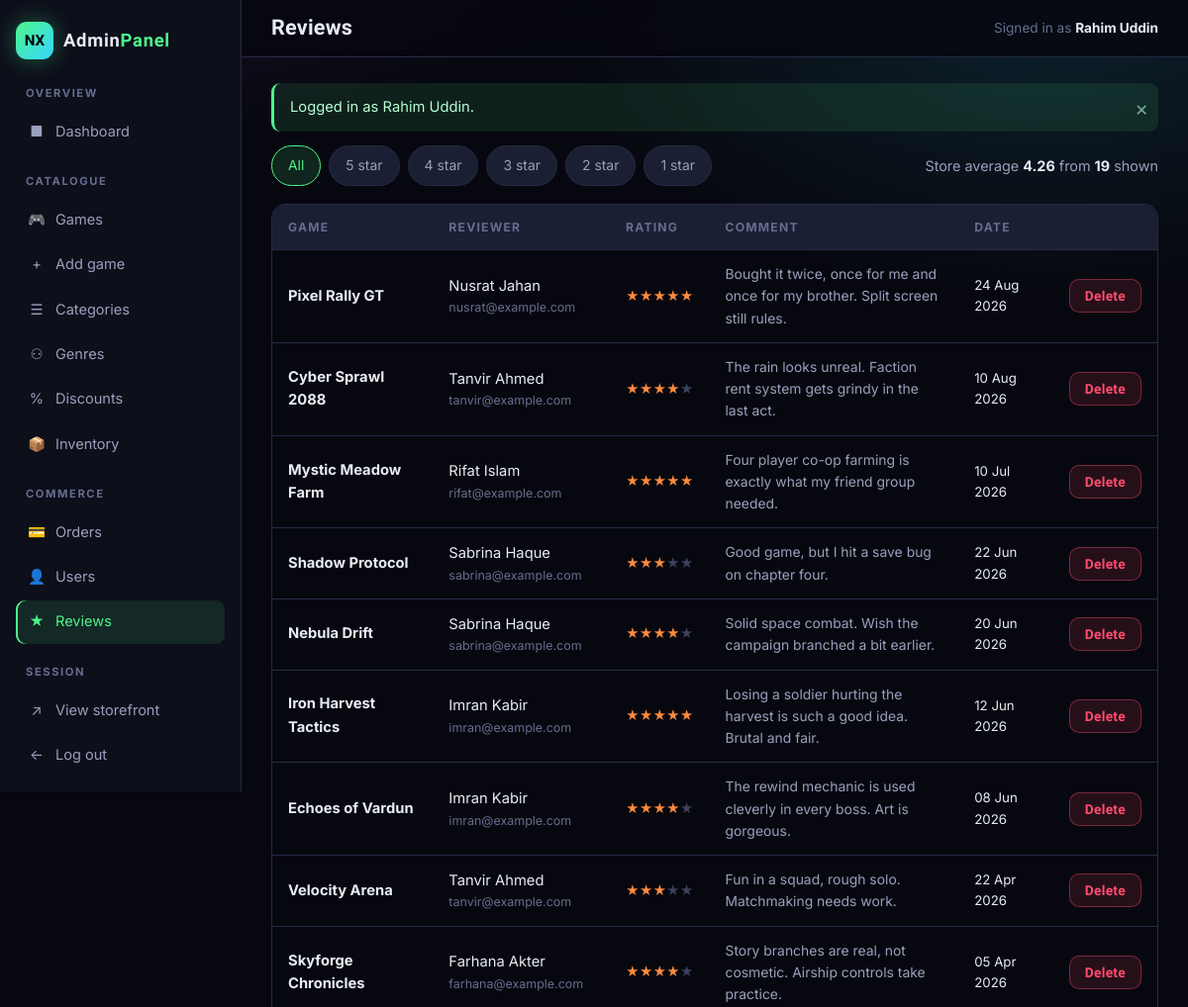
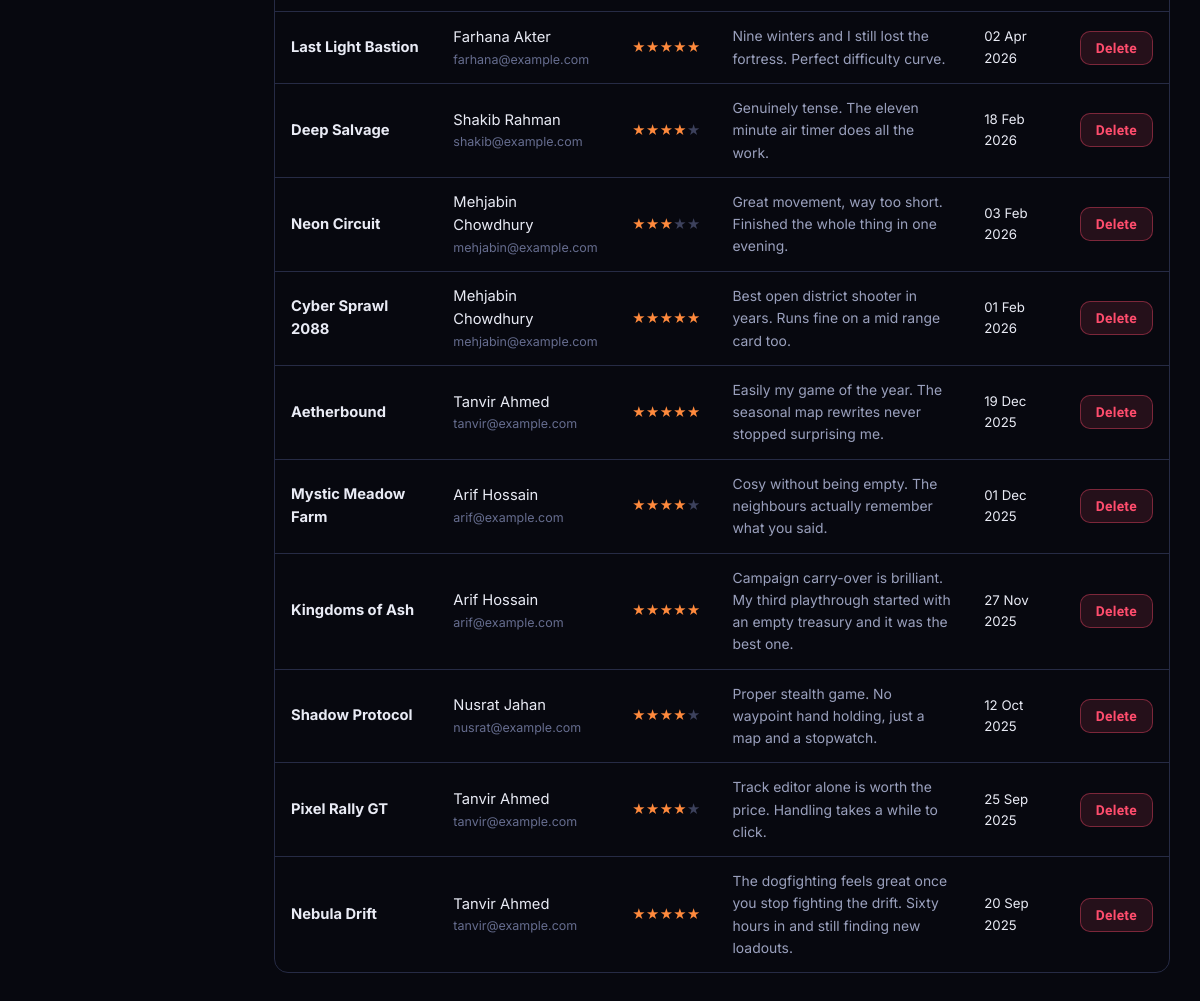
Screenshot of /admin/reviews.php (signed in) with the database file from the repository (2 pictures, top to bottom).
### tables this page shows
CREATE TABLE reviews (
    review_id   INT AUTO_INCREMENT PRIMARY KEY,
    user_id     INT NOT NULL,
    game_id     INT NOT NULL,
    rating      TINYINT NOT NULL,
    comment     TEXT DEFAULT NULL,
    review_date DATETIME NOT NULL DEFAULT CURRENT_TIMESTAMP,
    UNIQUE KEY uq_review (user_id, game_id),           
    CONSTRAINT fk_rev_user FOREIGN KEY (user_id) REFERENCES users(user_id) ON DELETE CASCADE ON UPDATE CASCADE,
    CONSTRAINT fk_rev_game FOREIGN KEY (game_id) REFERENCES games(game_id) ON DELETE CASCADE ON UPDATE CASCADE,
    CONSTRAINT chk_rev_rating CHECK (rating BETWEEN 1 AND 5)
);

CREATE TABLE games (
    game_id      INT AUTO_INCREMENT PRIMARY KEY,
    title        VARCHAR(150)   NOT NULL,
    description  TEXT           NOT NULL,
    developer_id INT            NOT NULL,
    publisher_id INT            NOT NULL,
    category_id  INT            DEFAULT NULL,
    release_date DATE           NOT NULL,
    price        DECIMAL(10,2)  NOT NULL,
    stock        INT            NOT NULL DEFAULT 0,
    cover_image  VARCHAR(255)   DEFAULT NULL,
    status       ENUM('active','inactive') NOT NULL DEFAULT 'active',
    created_at   TIMESTAMP      NOT NULL DEFAULT CURRENT_TIMESTAMP,
    CONSTRAINT fk_games_developer FOREIGN KEY (developer_id) REFERENCES developers(developer_id) ON UPDATE CASCADE,
    CONSTRAINT fk_games_publisher FOREIGN KEY (publisher_id) REFERENCES publishers(publisher_id) ON UPDATE CASCADE,
    CONSTRAINT fk_games_category  FOREIGN KEY (category_id)  REFERENCES categories(category_id) ON DELETE SET NULL ON UPDATE CASCADE,
    CONSTRAINT chk_games_price CHECK (price >= 0),
    CONSTRAINT chk_games_stock CHECK (stock >= 0)
);

CREATE TABLE users (
    user_id    INT AUTO_INCREMENT PRIMARY KEY,
    name       VARCHAR(100) NOT NULL,
    email      VARCHAR(120) NOT NULL UNIQUE,
    password   VARCHAR(255) NOT NULL,                
    phone      VARCHAR(20)  DEFAULT NULL,
    address    VARCHAR(255) DEFAULT NULL,
    role       ENUM('customer','admin') NOT NULL DEFAULT 'customer',
    status     ENUM('active','blocked') NOT NULL DEFAULT 'active',
    created_at TIMESTAMP NOT NULL DEFAULT CURRENT_TIMESTAMP,
    CONSTRAINT chk_users_email CHECK (email LIKE '%_@_%._%')
);

### admin/reviews.php (the view, shortened to what this page needs)
<?php
require_once __DIR__ . '/../backend/functions.php';
$minRating = (int)($_GET['rating'] ?? 0);
$sql = 'SELECT r.review_id, r.rating, r.comment, r.review_date,
               u.name AS reviewer, u.email, g.title, g.game_id
          FROM reviews r
          JOIN users u ON u.user_id = r.user_id
          JOIN games g ON g.game_id = r.game_id';
$params = [];
$sql .= ' ORDER BY r.review_date DESC';
$stmt = $pdo->prepare($sql);
$stmt->execute($params);
$reviews = $stmt->fetchAll();
$avg = $pdo->query('SELECT ROUND(AVG(rating),2) FROM reviews')->fetchColumn();
require __DIR__ . '/header.php';
?>
<div class="admin-toolbar">
  <div class="tab-row" style="margin:0">
    <a class="chip <?= $minRating === 0 ? 'active' : '' ?>" href="<?= url('admin/reviews.php') ?>">All</a>
    <?php for ($s = 5; $s >= 1; $s--): ?>
      <a class="chip <?= $minRating === $s ? 'active' : '' ?>" href="<?= url('admin/reviews.php?rating=' . $s) ?>"><?= $s ?> star</a>
    <?php endfor; ?>
  </div>
  <span class="result-count">Store average <strong><?= $avg ?: '0' ?></strong> from <strong><?= count($reviews) ?></strong> shown</span>
</div>
<div class="table-wrap">
  <table class="data">
    <thead><tr><th>Game</th><th>Reviewer</th><th>Rating</th><th>Comment</th><th>Date</th><th></th></tr></thead>
    <tbody>
    <?php foreach ($reviews as $r): ?>
      <tr>
        <td><a href="<?= url('game_details.php?id=' . (int)$r['game_id']) ?>"><strong><?= e($r['title']) ?></strong></a></td>
        <td>
          <?= e($r['reviewer']) ?>
          <div style="font-size:.78rem;color:var(--text-faint)"><?= e($r['email']) ?></div>
        </td>
        <td style="white-space:nowrap"><?= star_html($r['rating']) ?></td>
        <td style="color:var(--text-dim);font-size:.87rem;max-width:340px"><?= e($r['comment'] ?: 'No comment') ?></td>
        <td style="font-size:.83rem"><?= date('d M Y', strtotime($r['review_date'])) ?></td>
        <td>
          <form class="inline-form" method="post">
            <button class="btn btn-danger btn-sm" data-confirm="Delete this review permanently?">Delete</button>
          </form>
        </td>
      </tr>
    <?php endforeach; ?>
    </tbody>
  </table>
</div>
<?php require __DIR__ . '/footer.php'; ?>

### backend/functions.php (shortened to what this page needs)
<?php
function e($value) {
    return htmlspecialchars((string)$value, ENT_QUOTES, 'UTF-8');
}
function url($path = '') {
    return BASE_URL . ltrim($path, '/');
}
function star_html($rating) {
    $rating = (float)$rating;
    $out = '';
    for ($i = 1; $i <= 5; $i++) {
        $class = $i <= round($rating) ? 'star on' : 'star';
        $out .= '<span class="' . $class . '">&#9733;</span>';
    }
    return $out;
}

### css/style.css (style rules this page uses)
:root { --bg: #07080f; --bg-soft: #0d0f1a; --surface: #12142099; --surface-solid: #141727; --surface-2: #1b1f33; --line: #262b45; --text: #e9ebf5; --text-dim: #9aa0bd; --text-faint: #666d8f; --green: #4ef58a; --purple: #a855ff; --blue: #35d6ff; --orange: #ff8a3d; --red: #ff4d6d; --radius: 14px; --radius-sm: 9px; --shadow: 0 18px 45px rgba(0,0,0,.55); --ease: cubic-bezier(.22,.9,.3,1); --display: 'Chakra Petch', 'Segoe UI', system-ui, sans-serif; --body: 'Inter', 'Segoe UI', system-ui, -apple-system, sans-serif; }
* { margin: 0; padding: 0; box-sizing: border-box; }
html { scroll-behavior: smooth; }
body { font-family: var(--body); background: var(--bg); color: var(--text); line-height: 1.6; min-height: 100vh; display: flex; flex-direction: column; background-image: radial-gradient(900px 500px at 12% -8%, rgba(168,85,255,.16), transparent 60%), radial-gradient(800px 480px at 88% 0%, rgba(53,214,255,.12), transparent 62%); background-attachment: fixed; }
a { color: inherit; text-decoration: none; }
input, select, textarea, button { font-family: inherit; font-size: inherit; }
.btn { display: inline-flex; align-items: center; justify-content: center; gap: 8px; padding: 11px 22px; border: 1px solid transparent; border-radius: 10px; font-family: var(--display); font-weight: 600; font-size: .95rem; letter-spacing: .02em; cursor: pointer; text-align: center; transition: transform .18s var(--ease), box-shadow .22s var(--ease), background .2s var(--ease), border-color .2s var(--ease); }
.btn-sm { padding: 8px 15px; font-size: .86rem; }
.btn-danger { background: rgba(255,77,109,.12); border-color: rgba(255,77,109,.4); color: var(--red); }
.star { color: #3c415c; font-size: .82rem; }
.star.on { color: var(--orange); }
.chip { padding: 8px 16px; border-radius: 999px; font-size: .87rem; background: var(--surface-2); border: 1px solid var(--line); color: var(--text-dim); transition: .2s var(--ease); }
.chip.active { background: rgba(78,245,138,.12); border-color: var(--green); color: var(--green); }
.result-count { font-size: .9rem; color: var(--text-dim); }
.result-count strong { color: var(--text); }
.table-wrap { overflow-x: auto; border: 1px solid var(--line); border-radius: var(--radius); }
table.data { width: 100%; border-collapse: collapse; min-width: 620px; }
table.data th { padding: 13px 16px; text-align: left; font-size: .76rem; text-transform: uppercase; letter-spacing: .1em; color: var(--text-faint); background: var(--surface-2); border-bottom: 1px solid var(--line); white-space: nowrap; }
table.data td { padding: 13px 16px; border-bottom: 1px solid var(--line); font-size: .92rem; }
table.data tbody tr { transition: background .18s var(--ease); }
table.data tbody tr:last-child td { border-bottom: none; }

### css/admin.css (style rules this page uses)
.admin-toolbar { display: flex; gap: 12px; align-items: center; justify-content: space-between; margin-bottom: 18px; flex-wrap: wrap; }
.inline-form { display: inline-flex; gap: 6px; align-items: center; }
.tab-row { display: flex; gap: 8px; margin-bottom: 18px; flex-wrap: wrap; }

### rows the page displays
reviews: game.title "Pixel Rally GT", user.name "Nusrat Jahan", user.email "nusrat@example.com", comment "Bought it twice, once for me and once for my brother. Split screen still rules.", review_date "24 Aug 2026"
reviews: game.title "Cyber Sprawl 2088", user.name "Tanvir Ahmed", user.email "tanvir@example.com", comment "The rain looks unreal. Faction rent system gets grindy in the last act.", review_date "10 Aug 2026"
reviews: game.title "Mystic Meadow Farm", user.name "Rifat Islam", user.email "rifat@example.com", comment "Four player co-op farming is exactly what my friend group needed.", review_date "10 Jul 2026"
reviews: game.title "Shadow Protocol", user.name "Sabrina Haque", user.email "sabrina@example.com", comment "Good game, but I hit a save bug on chapter four.", review_date "22 Jun 2026"
reviews: game.title "Nebula Drift", user.name "Sabrina Haque", user.email "sabrina@example.com", comment "Solid space combat. Wish the campaign branched a bit earlier.", review_date "20 Jun 2026"
reviews: game.title "Iron Harvest Tactics", user.name "Imran Kabir", user.email "imran@example.com", comment "Losing a soldier hurting the harvest is such a good idea. Brutal and fair.", review_date "12 Jun 2026"
reviews: game.title "Echoes of Vardun", user.name "Imran Kabir", user.email "imran@example.com", comment "The rewind mechanic is used cleverly in every boss. Art is gorgeous.", review_date "08 Jun 2026"
reviews: game.title "Velocity Arena", user.name "Tanvir Ahmed", user.email "tanvir@example.com", comment "Fun in a squad, rough solo. Matchmaking needs work.", review_date "22 Apr 2026"
reviews: game.title "Skyforge Chronicles", user.name "Farhana Akter", user.email "farhana@example.com", comment "Story branches are real, not cosmetic. Airship controls take practice.", review_date "05 Apr 2026"
reviews: game.title "Last Light Bastion", user.name "Farhana Akter", user.email "farhana@example.com", comment "Nine winters and I still lost the fortress. Perfect difficulty curve.", review_date "02 Apr 2026"
reviews: game.title "Deep Salvage", user.name "Shakib Rahman", user.email "shakib@example.com", comment "Genuinely tense. The eleven minute air timer does all the work.", review_date "18 Feb 2026"
reviews: game.title "Neon Circuit", user.name "Mehjabin Chowdhury", user.email "mehjabin@example.com", comment "Great movement, way too short. Finished the whole thing in one evening.", review_date "03 Feb 2026"
reviews: game.title "Cyber Sprawl 2088", user.name "Mehjabin Chowdhury", user.email "mehjabin@example.com", comment "Best open district shooter in years. Runs fine on a mid range card too.", review_date "01 Feb 2026"
reviews: game.title "Aetherbound", user.name "Tanvir Ahmed", user.email "tanvir@example.com", comment "Easily my game of the year. The seasonal map rewrites never stopped surprising me.", review_date "19 Dec 2025"
reviews: game.title "Mystic Meadow Farm", user.name "Arif Hossain", user.email "arif@example.com", comment "Cosy without being empty. The neighbours actually remember what you said.", review_date "01 Dec 2025"
reviews: game.title "Kingdoms of Ash", user.name "Arif Hossain", user.email "arif@example.com", comment "Campaign carry-over is brilliant. My third playthrough started with an empty treasury and it was the best one.", review_date "27 Nov 2025"
reviews: game.title "Shadow Protocol", user.name "Nusrat Jahan", user.email "nusrat@example.com", comment "Proper stealth game. No waypoint hand holding, just a map and a stopwatch.", review_date "12 Oct 2025"
reviews: game.title "Pixel Rally GT", user.name "Tanvir Ahmed", user.email "tanvir@example.com", comment "Track editor alone is worth the price. Handling takes a while to click.", review_date "25 Sep 2025"
reviews: game.title "Nebula Drift", user.name "Tanvir Ahmed", user.email "tanvir@example.com", comment "The dogfighting feels great once you stop fighting the drift. Sixty hours in and still finding new loadouts.", review_date "20 Sep 2025"

### other values shown
$glyph "■ 🎮 + ☰ ⚇ % 📦 💳 👤 ★"
$label "Dashboard Games Add game Categories Genres Discounts Inventory Orders Users Reviews"
$pageTitle "Reviews"
current_user_name() "Rahim Uddin"
$f['message'] "Logged in as Rahim Uddin."
$avg ?: '0' "4.26"
count($reviews) "19"
